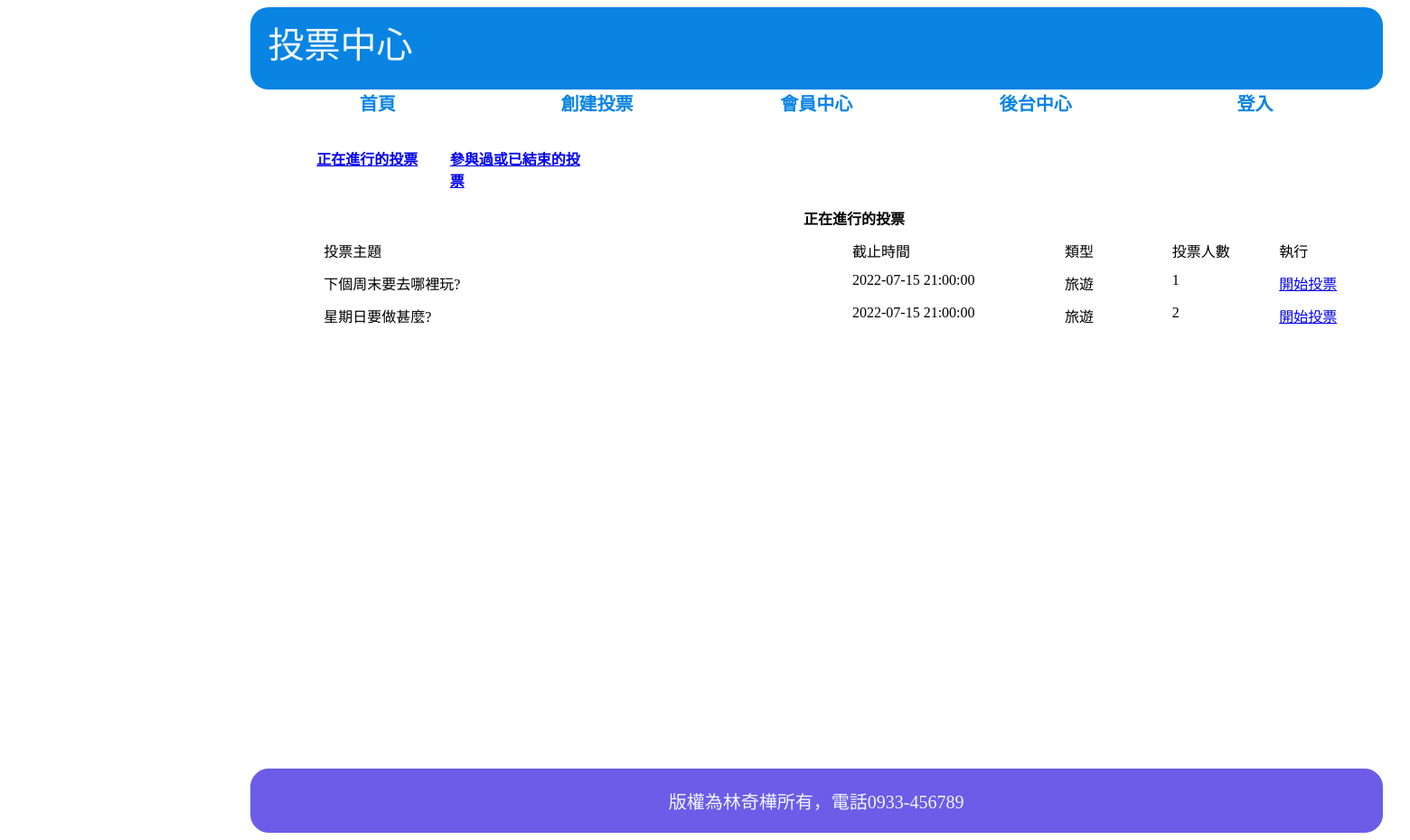
Page /front/vote_center.php?table=1 on the earlier database version.
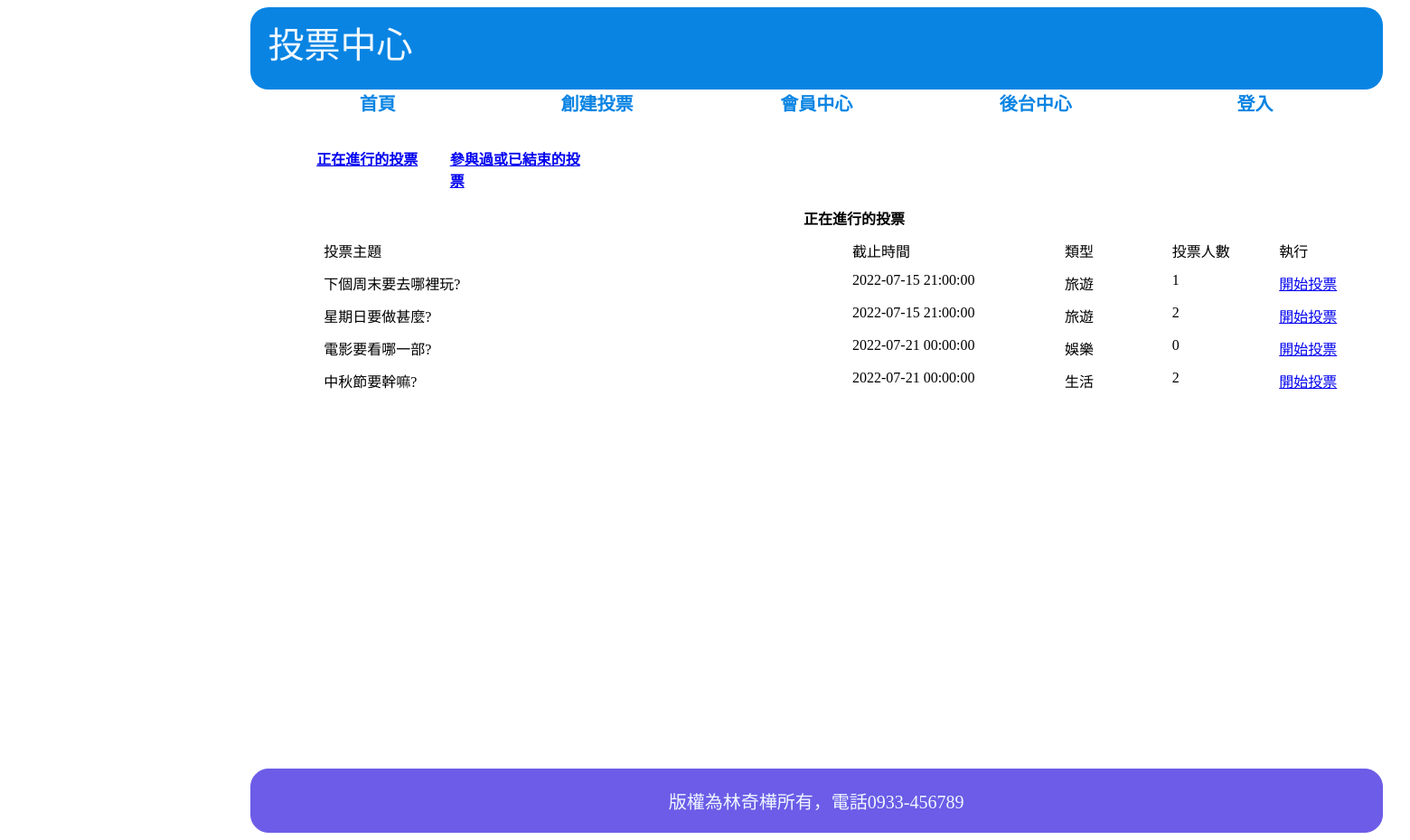
Same page on the later database version.
### tables this page shows
CREATE TABLE `subjects` (
  `id` int(11) UNSIGNED NOT NULL,
  `subject` varchar(128) NOT NULL COMMENT '主題描述',
  `type_id` int(11) NOT NULL,
  `multiple` tinyint(1) NOT NULL DEFAULT 0 COMMENT '單/複選',
  `mulit_limit` tinyint(2) NOT NULL DEFAULT 1 COMMENT '單/複選項目數',
  `start` datetime NOT NULL,
  `end` datetime NOT NULL,
  `total` int(11) UNSIGNED NOT NULL DEFAULT 0
);

CREATE TABLE `type` (
  `id` int(11) UNSIGNED NOT NULL,
  `name` varchar(128) NOT NULL
);

### function.php (called while the page is built, shortened)
<?php
function pdo()
{
    $dsn = "mysql:host=localhost;charset=utf8;dbname=vote";
    return  new PDO($dsn, 'root', '');
}
function all($table, ...$arg)
{
    $pdo = pdo();
    $sql = "SELECT * FROM $table ";
    return $pdo->query($sql)->fetchAll(PDO::FETCH_ASSOC);
}
function c($table, $arg)
{
    $pdo = pdo();
    $sql = "SELECT COUNT(*) FROM `$table` WHERE ";
    if (is_array($arg)) {
        foreach ($arg as $key => $value) {
            $tmp[] = "`$key`='$value'";
        }
        $sql .= implode("AND", $tmp);
    } else {
        $sql .= "$arg";
    }
    return  $pdo->query($sql)->fetchColumn();
}

### front/vote_center.php (the view, shortened to what this page needs)
<link rel="stylesheet" href="../css/body.css">
</head>
<body>
    <div id="header">
        <div>投票中心</div>
        <nav>
            <a href="../index.php">首頁</a>
            <a href="./creatvote.php">創建投票</a>
            <?php
            if (isset($_SESSION)) {
                if ($_SESSION['id'] <= 3) {
                    echo "<a href='./member_center.php'>會員中心</a>";
                    echo "<a href='../back/back.php'>後台中心</a>";
                } else {
                    echo   "<a href='./vote_center.php'>投票中心</a>";
                }
            }
            if (isset($_SESSION['user'])) {
            ?>
                <a href="../login/logout.php">登出</a>
            <?php
            } else {
            ?>
                <a href="./login.php">登入</a>
            <?php
            }
            ?>
        </nav>
    </div>
    <div id="content">
        <a href="./vote_center.php?table=1" id="voting_btn">正在進行的投票</a>
        <a href="./vote_center.php?table=2" id="voted_btn">參與過或已結束的投票</a>
        <?php
        if (isset($_GET['table']) && $_GET['table'] != "") {
            include "../function.php";
            $subjects = all('subjects');
            switch ($_GET['table']) {
                case '1':
                    echo "<table id='voting'>";
                    echo "<tr>";
                    echo "<th colspan='5'>正在進行的投票</th>";
                    echo "</tr>";
                    echo "<tr>";
                    echo "<td class='sub'>投票主題</td>";
                    echo "<td class='end'>截止時間</td>";
                    echo "<td class='typ'>類型</td>";
                    echo "<td class='tal'>投票人數</td>";
                    echo "<td class='do'>執行</td>";
                    echo "</tr>";
                    $a=1;
                    foreach ($subjects as $key => $subject) {
                        $find_log = [
                            'user_id' => $_SESSION['id'],
                            'subject_id' => $subject['id']
                        ];
                        $log = c('log', $find_log);
                        $type = all('type');
                        if ($log == 0 && strtotime($subject['end']) > strtotime(date("Y-m-d H:i:s"))) {
                            echo "<tr id='now_vote$a'>";
                            echo "<td class='sub'>{$subject['subject']}</td>";
                            echo "<td class='end'>{$subject['end']}</td>";
                            foreach ($type as $key => $typ) {
                                if ($typ['id'] == $subject['type_id']) {
                                    echo "<td class='typ'>{$typ['name']}</td>";
                                }
                            }
                            echo "<td class='tal'>{$subject['total']}</td>";
                            echo "<td class='do'><a href='./vote.php?id={$subject['id']}'>開始投票</a></td>";
                            echo "</tr>";
                            $a+=1;
                        }
                    }
                    echo "</table>";
                    break;
            }
        }
        ?>
    </div>
    <?php
   include "../back/footer.php";
   ?>
</body>
</html>

Differences in the rows shown:
added subjects: subject "電影要看哪一部?", end "2022-07-21 00:00:00", total "0"
now on this page (row unchanged): type: name "娛樂", shown under "電影要看哪一部?"
added subjects: subject "中秋節要幹嘛?", end "2022-07-21 00:00:00", total "2"
now on this page (row unchanged): type: name "生活", shown under "中秋節要幹嘛?"
